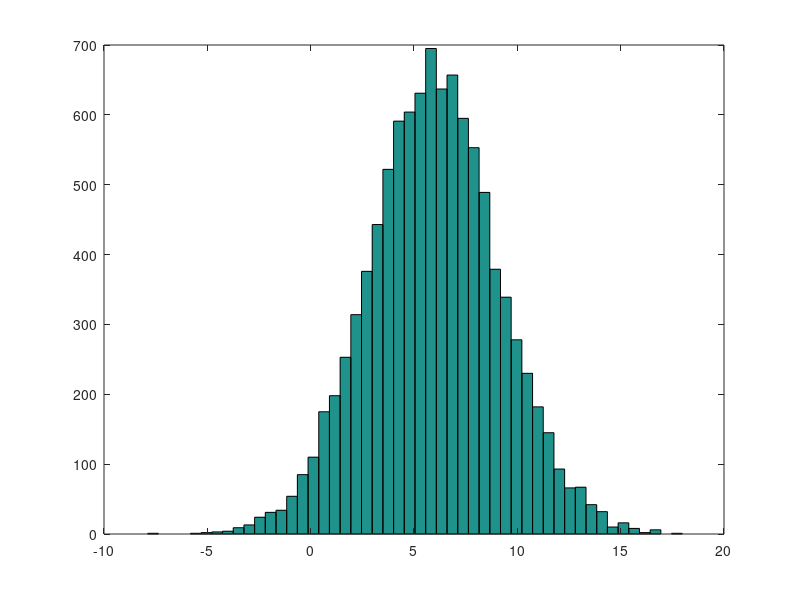

Here is the MATLAB script that generated this plot:
disp('Things you can do in Octave');
5 + 6
6 - 2
4 * 3
12 / 3
5 ^ 2
1 == 1
1 ~= 2
3 > 4
3 >= 5
a = 'hi'
disp(a);
b = pi
disp(sprintf('2 dp:%0.2f',b));
A = [1 2; 3 4; 5 6]
v = [1 2 3]
v = [1; 2; 3]
v = 1:0.1:2
v = 1:6
c = 2*ones(2,3)
d = zeros(1,3)
e = rand(3,3)
f = randn(1,3)
g = 6 + sqrt(10)*(randn(1,10000));
hist(g,50)
eye(4)
size(A)
size(A,1)
size(A,2)
length(v)
A(:,2)
A(2,:)
A(:,2) = [10; 11; 12]
A = [A, [100; 101; 102]]